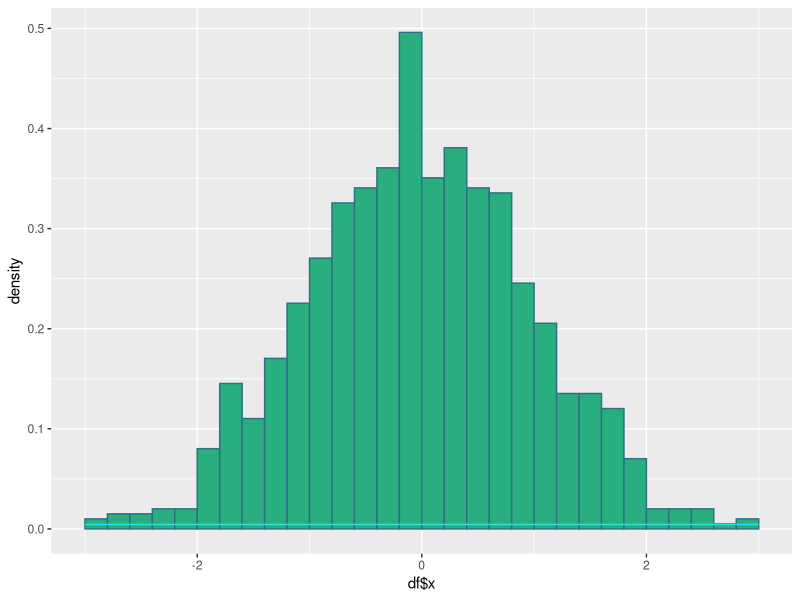

Write R code to recreate this figure.
library("tidyverse")
  df = data.frame(x = rnorm(1000,0,1))
  f = function(x) {dnorm(x,0,1)}
  df2 = data.frame(x=seq(-3,3,by=0.2), y=f(seq(-3,-3,by=0.2)))
  ggplot() +
  geom_histogram(df, mapping = aes(x=df$x, y = ..density..), breaks=seq(-3,3,by=0.2),     fill = "#29af7f", color = "#2e6f86") +
  geom_line(df2, mapping=aes(x=x,y=y),color="482173")
